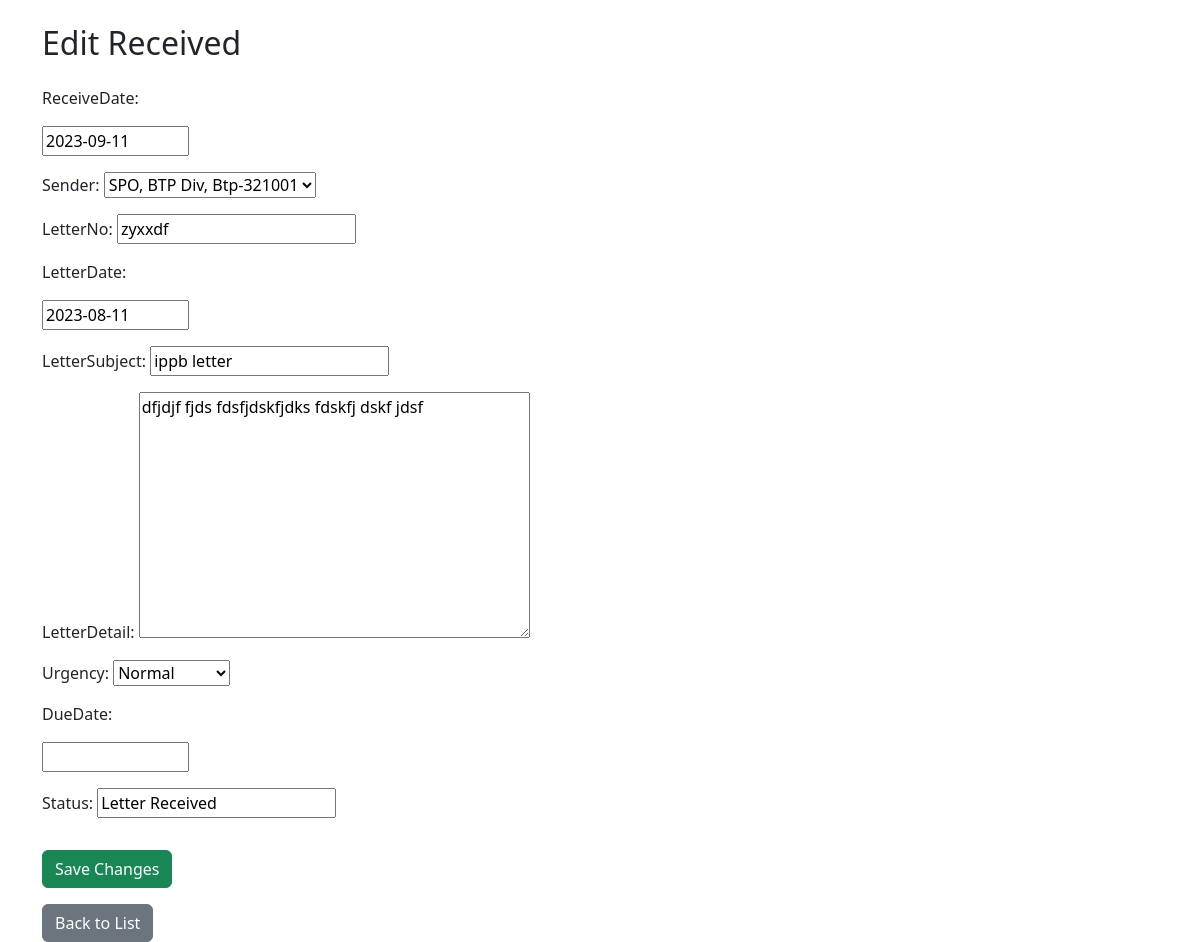
Page /eFile/received/2/edit/ on the committed database.
### eFile/models.py (models this page shows, shortened)
class Received(models.Model):
    URGENCY_CHOICES = [
        ('Normal', 'Normal'),
        ('Urgent', 'Urgent'),
        ('MostUrgent', 'Most Urgent'),
    ]
    ReceiveId = models.AutoField(primary_key=True)
    ReceiveDate = models.DateField()
    Sender = models.ForeignKey(Senders, on_delete=models.CASCADE, default='1')
    LetterNo = models.CharField(max_length=50, blank=True,null=True)
    LetterDate = models.DateField()
    LetterSubject = models.CharField(max_length=255)
    LetterDetail= RichTextField(blank=True, null= True)
    Urgency = models.CharField(max_length=15, choices=URGENCY_CHOICES)
    DueDate = models.DateField(null=True, blank=True)
    Status = models.CharField(max_length=20, default='Letter Received')

### eFile/views.py (the view)
# urls.py: path('received/<int:pk>/edit/', received_edit, name='received_edit'),
def received_edit(request, pk):
    received_item = get_object_or_404(Received, pk=pk)
    if request.method == 'POST':
        form = ReceivedForm(request.POST, instance=received_item)
        if form.is_valid():
            received_item = form.save()
            return redirect('received_list')
    else:
        form = ReceivedForm(instance=received_item)
    return render(request, 'eFile/received_edit.html', {'form': form, 'received_item': received_item})

### eFile/forms.py
class ReceivedForm(forms.ModelForm):
    class Meta:
        model = Received
        fields = '__all__'
        widgets={
            "ReceiveDate": AdminDateWidget(),
            "LetterDate": AdminDateWidget(),
            "DueDate": AdminDateWidget()
        }

### eFile/models.py (called while the page is built)
    def __str__(self):
        return f"{self.SenderPost}, {self.SenderOffice}, {self.SenderPlace}-{self.Pincode}"

### templates/eFile/received_edit.html (shortened to what this page needs)
{% extends 'eFile/base.html' %}
{% block content %}
    <h2 class="mb-4">Edit Received</h2>
    <form method="post" action="{% url 'received_edit' pk=received_item.pk %}" class="needs-validation" novalidate>
        {{ form.as_p }}
        <button type="submit" class="btn btn-success mt-3">Save Changes</button>
    </form>
    <a class="btn btn-secondary mt-3" href="{% url 'received_list' %}">Back to List</a>
{% endblock %}

### rows in the picture
Received: ReceiveDate "2023-09-11", Sender "SPO, BTP Div, Btp-321001", LetterNo "zyxxdf", LetterDate "2023-08-11", LetterSubject "ippb letter", LetterDetail "dfjdjf fjds fdsfjdskfjdks fdskfj dskf jdsf", Urgency "Normal", Status "Letter Received"
